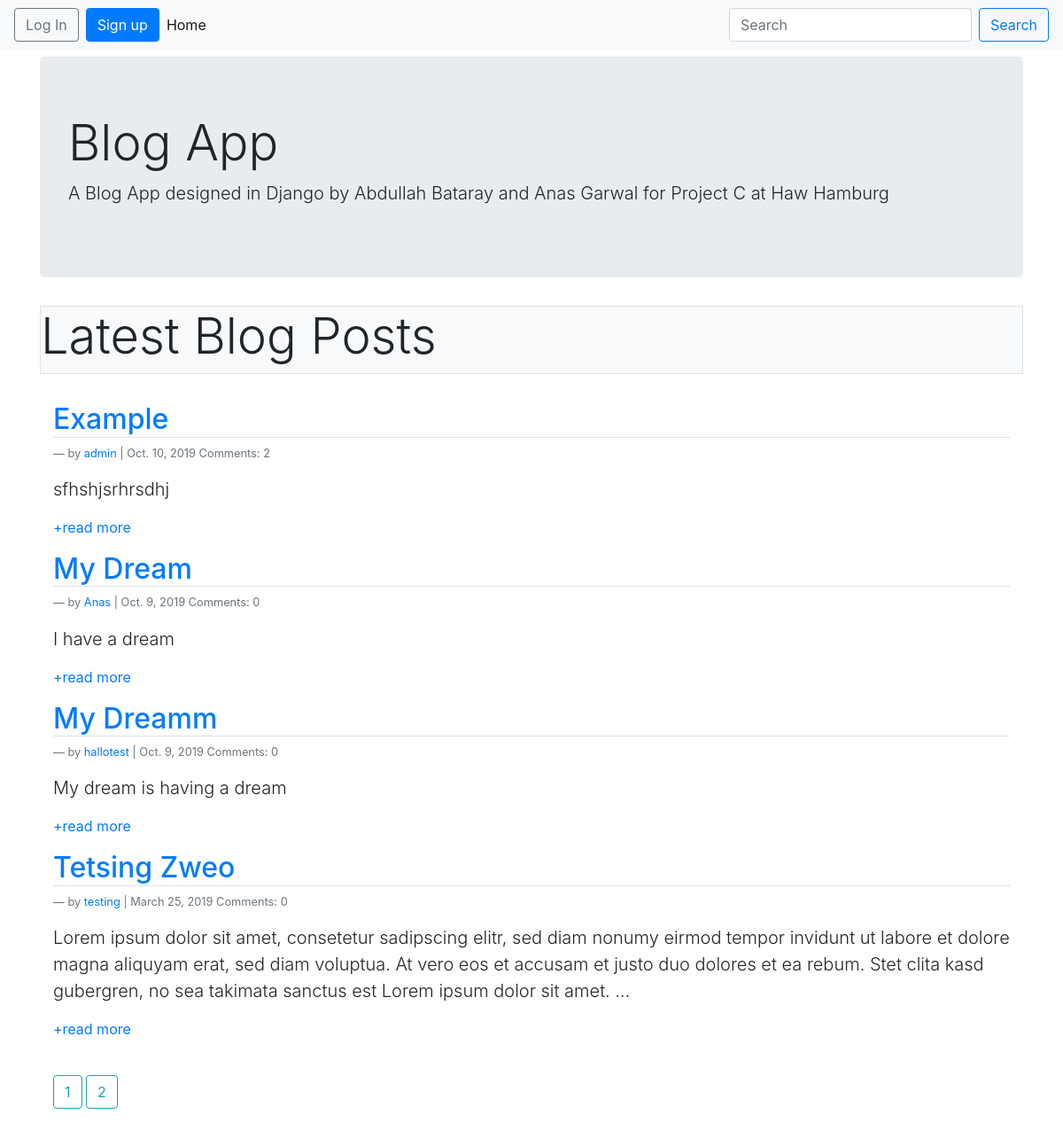
The page / on the database its author committed.
### post/models.py (models this page shows, shortened)
class Post(models.Model):
    body_text=models.TextField()
    title=models.CharField(max_length=50)
    created_on=models.DateField(auto_now_add=True)
    slug=models.SlugField(max_length=50,unique=True)
    author=models.ForeignKey(
        get_user_model(),
        on_delete=models.CASCADE,
    )

### users/models.py (models this page shows)
class CustomUser(AbstractUser):
    email = models.EmailField(unique=True)
    age=models.PositiveIntegerField(default=0)
    created_time=models.DateTimeField(default=now)

### post/views.py (the view)
# urls.py: path('', ListPostView.as_view(), name='home'),
class ListPostView(ListView):
    model = Post
    template_name = 'home.html'
    ordering = ['-created_on']
    paginate_by=4

### templates/home.html (shortened to what this page needs)
{% extends 'base.html' %}
{% block content %}
<div class="jumbotron mt-2">
  <h1 class="display-4">Blog App</h1>
  <p class="lead">A Blog App designed in Django by Abdullah Bataray and Anas Garwal for Project C at Haw Hamburg</p>
</div>
<div class="container-fluid">
  <div class ="row border bg-light">
    <h1 class="display-4 lead">
      Latest Blog Posts
    </h1>
  </div>
  <div class="row mt-4">
    <div>
        {% for post in object_list %}
        <div class=" col-md mt-2">
          <h2 class="border-bottom"><a href="{% url 'post_detail' post.slug %}">{{ post.title }}</a></h2>
            <p class="blockquote-footer">by<a href="{% url 'profile' post.author %}"> {{ post.author }}</a> | {{ post.created_on }} Comments: {{ post.comment.count }}</a></p>
            <p class=" lead">{{ post.body_text|truncatewords:50 }}</p>
            <p> <a href="{% url 'post_detail' post.slug %}">+read more</p></a>
        </div>
        {% endfor %}
    </div>
  </div>
  <div>
  <div class=" mt-4">
  {% if is_paginated %}
        {% for num in paginator.page_range %}
          {% if object_list.number == num %}
            <a class="btn btn-outline-info mb-4" href="?page={{ num }}">{{ num }}</a>
          {% else %}
          <a class="btn btn-outline-info mb-4" href="?page={{ num }}">{{ num }}</a>
          {% endif %}
        {% endfor %}
  {% endif %}
  </div>
      </div>
</div>
{% endblock content %}

### templates/base.html (shortened to what this page needs)
<!doctype html>
<html lang="en">
  <head>
    <link rel="stylesheet" href="https://stackpath.bootstrapcdn.com/bootstrap/4.1.3/css/bootstrap.min.css">
  </head>
  <body>
    <nav class="navbar navbar-expand-lg navbar-light bg-light" style="background-color: #e3f2fd;">
        {% if user.is_authenticated %}
        <li class="nav-item dropdown">
        <a class="nav-link dropdown-toggle" href="#" id="navbarDropdownMenuLink" role="button" data-toggle="dropdown" aria-haspopup="true" aria-expanded="false">
          {{user.username}}
        </a>
        <div class="dropdown-menu" aria-labelledby="navbarDropdownMenuLink">
          <a class="dropdown-item" href="{% url 'profile' request.user %}">Profile</a>
          <a class="dropdown-item" href="{% url 'create_post' %}">Create Post</a>
          <a class="dropdown-item" href="{% url 'logout' %}">Logout</a>
        </div>
      </li>
        {% else %}
        <form class="form-inline ml-auto">
                    <a href="{% url 'login'%}" class="btn btn-outline-secondary">
                    Log In</a>
                    <a href="{% url 'signup'%}" class="btn btn-primary ml-2">
                    Sign up</a>
        </form>
        {% endif %}
            <div class="collapse navbar-collapse" id="navbarTogglerDemo02">
              <ul class="navbar-nav mr-auto mt-2 mt-lg-0">
                <li class="nav-item active">
                  <a class="nav-link" href="{% url 'home' %}">Home <span class="sr-only">(current)</span></a>
                </li>
              </ul>
              <form class="form-inline my-2 my-lg-0" method="GET" action="{% url 'search_list'%}">
                <input class="form-control mr-sm-2" type="search" placeholder="Search" name='search'>
                <button class="btn btn-outline-primary my-2 my-sm-0" type="submit">Search</button>
              </form>
            </div>
    </nav>
    <div class="container">
      {% block content %}
      {% endblock content %}
    </div>
  </body>
</html>

### rows shown on the page
Post: title "Example", author "admin", created_on "Oct. 10, 2019", comment.count "2", body_text "sfhshjsrhrsdhj"
Post: title "My Dream", author "Anas", created_on "Oct. 9, 2019", comment.count "0", body_text "I have a dream"
Post: title "My Dreamm", author "hallotest", created_on "Oct. 9, 2019", comment.count "0", body_text "My dream is having a dream"
Post: title "Tetsing Zweo", author "testing", created_on "March 25, 2019", comment.count "0", body_text "Lorem ipsum dolor sit amet, consetetur sadipscing elitr, sed diam nonumy eirmod tempor invidunt ut labore et dolore magna aliquyam erat, sed diam voluptua. At vero eos et accusam et justo duo dolores et ea rebum. Stet clita kasd gubergren, no sea takimata sanctus est Lorem ipsum dolor sit amet. …"

### other values the page prints
{{ num }} "1" "2"
